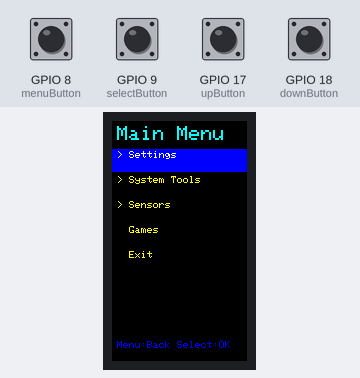
Simulated run of this sketch. Board: ESP32-S3. On the bench: 135×240 colour display. The inputs (shaded band) are chosen by the test bench; at power-on: GPIO 8 (menuButton), GPIO 9 (selectButton), GPIO 17 (upButton), GPIO 18 (downButton) LOW.

Above: at 1.9 s.
2.0 s: GPIO 9 (selectButton) pulled HIGH for 0.15 s
At 2.6 s:
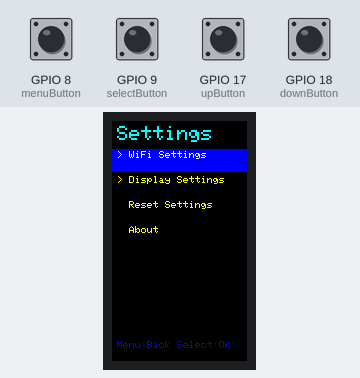
3.6 s: GPIO 18 (downButton) pulled HIGH for 0.15 s
At 4.7 s:
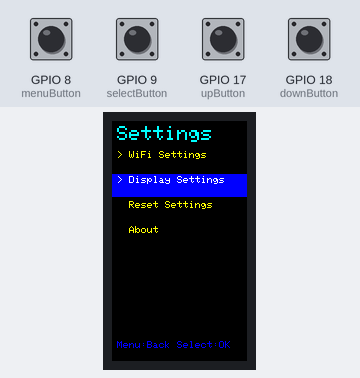
5.2 s: GPIO 9 (selectButton) pulled HIGH for 1 s
At 5.6 s:
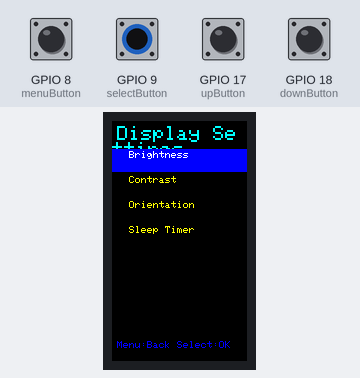
7.7 s: GPIO 18 (downButton) pulled HIGH for 1 s
At 9.0 s:
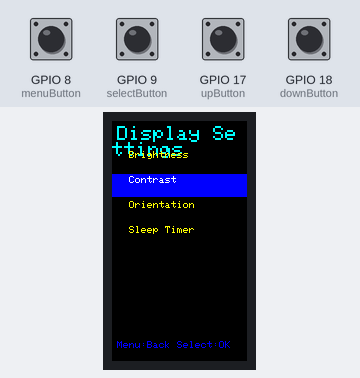
10.2 s: GPIO 9 (selectButton) pulled HIGH for 0.15 s
At 11.4 s:
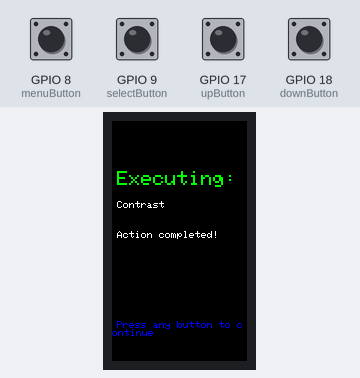
11.8 s: GPIO 8 (menuButton) pulled HIGH for 0.15 s
At 12.5 s:
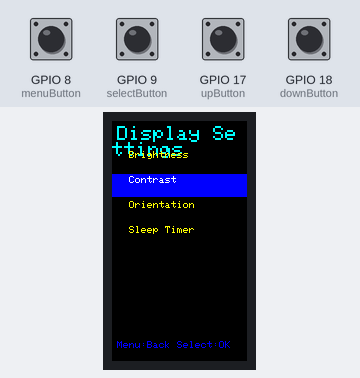
Timing chart, 0 to 14.4 s (numbered marks = the images above; inputs shaded):
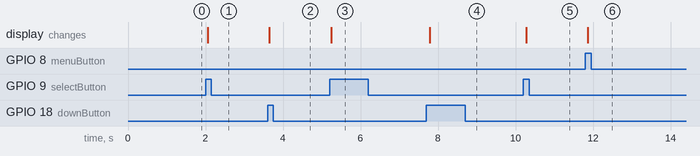

Measured:
- after the input at 2.0 s, the display: changes after 0.06 s (image 1)
- after the input at 3.6 s, the display: changes after 0.05 s (image 2)
- after the input at 5.2 s, the display: changes at once (image 3)
- after the input at 7.7 s, the display: changes after 0.08 s (image 4)
- after the input at 10.2 s, the display: changes after 0.07 s (image 5)
- after the input at 11.8 s, the display: changes after 0.06 s (image 6)

The sketch:

2_Menu_Display.ino
```cpp
/*
  By Ranil Ganlath
  This is for testing basic menus with the IPS Display and the QT Py ESP32-S3 with No PSRAM.
  ESP32-S3 GPIO18 - Pushbutton, Down
  ESP32-S3 GPIO17 - Pushbutton, Up
  ESP32-S3 GPIO9 - Pushbutton, Select
  ESP32-S3 GPIO8 - Pushbutton, Menu/Back
  ESP32-S3 GPIO7 - Battery Sense, (4.3V = 2.96V, 2.8V = 1.93V) (Not wired)
  ESP32-S3 GPIO6 - TFT_BL, BLK (Backlight)
  ESP32-S3 GPIO5 - TFT_CS
  ESP32-S3 GPIO35 - TFT_MOSI
  ESP32-S3 GPIO37 - TFT_DC, DC (Data Command)
  ESP32-S3 GPIO36 - TFT_SCLK, SCL (CLK / SCK)
  ESP32-S3 GPIO16 - TFT_RST, RES (Reset)
  IPS Display Size: 135x240

  IDE Configuration:
  Make sure all the display driver and pin connections are correct by
  editing the User_Setup.h file in the TFT_eSPI library folder.
 #########################################################################
 ###### DON'T FORGET TO UPDATE THE User_Setup.h FILE IN THE LIBRARY ######
 #########################################################################
*/

#define downButton 18
#define upButton 17
#define selectButton 9
#define menuButton 8

#include <TFT_eSPI.h>       // Hardware-specific library
TFT_eSPI tft = TFT_eSPI(135,240);  // Invoke custom library

// Menu structure definitions
struct MenuItem {
  String name;
  int subMenuCount;
  MenuItem* subMenus;
  bool isAction;
};

// Menu state variables
int currentMenuLevel = 0;
int currentSelection[5] = {0, 0, 0, 0, 0}; // Support up to 5 levels deep
MenuItem* currentMenu;
int maxMenuLevels = 5;

// Button debouncing variables
bool lastMenuState = LOW;
bool lastSelectState = LOW;
bool lastUpState = LOW;
bool lastDownState = LOW;
unsigned long lastDebounceTime = 0;
unsigned long debounceDelay = 50;

// Display parameters
const int MENU_ITEM_HEIGHT = 25;
const int MENU_START_Y = 30;
const int MAX_VISIBLE_ITEMS = 7;
int scrollOffset = 0;

// Define submenu items
MenuItem settingsWifiItems[] = {
  {"Connect WiFi", 0, nullptr, true},
  {"Disconnect WiFi", 0, nullptr, true},
  {"WiFi Status", 0, nullptr, true},
  {"Scan Networks", 0, nullptr, true}
};

MenuItem settingsDisplayItems[] = {
  {"Brightness", 0, nullptr, true},
  {"Contrast", 0, nullptr, true},
  {"Orientation", 0, nullptr, true},
  {"Sleep Timer", 0, nullptr, true}
};

MenuItem settingsItems[] = {
  {"WiFi Settings", 4, settingsWifiItems, false},
  {"Display Settings", 4, settingsDisplayItems, false},
  {"Reset Settings", 0, nullptr, true},
  {"About", 0, nullptr, true}
};

MenuItem systemToolsItems[] = {
  {"System Info", 0, nullptr, true},
  {"Memory Usage", 0, nullptr, true},
  {"Restart System", 0, nullptr, true},
  {"Factory Reset", 0, nullptr, true}
};

MenuItem sensorsItems[] = {
  {"Temperature", 0, nullptr, true},
  {"Humidity", 0, nullptr, true},
  {"Pressure", 0, nullptr, true},
  {"Light Level", 0, nullptr, true}
};

// Main menu items
MenuItem mainMenuItems[] = {
  {"Settings", 4, settingsItems, false},
  {"System Tools", 4, systemToolsItems, false},
  {"Sensors", 4, sensorsItems, false},
  {"Games", 0, nullptr, true},
  {"Exit", 0, nullptr, true}
};

// Root menu
MenuItem rootMenu = {"Main Menu", 5, mainMenuItems, false};

void setup() {
  Serial.begin(115200);

  // Initialize buttons (external pulldown resistors)
  pinMode(downButton, INPUT);
  pinMode(upButton, INPUT);
  pinMode(selectButton, INPUT);
  pinMode(menuButton, INPUT);

  // Initialize display
  tft.begin();
  tft.setRotation(0);  // portrait
  tft.fillScreen(TFT_BLACK);
  tft.setSwapBytes(true);
  tft.setTextSize(1);
  tft.setTextColor(TFT_WHITE);

  // Initialize menu system
  currentMenu = &rootMenu;
  currentMenuLevel = 0;

  // Draw initial menu
  drawMenu();

  delay(500);
}

void loop() {
  // Read button states (with external pulldown resistors)
  bool menuButtonState = digitalRead(menuButton);
  bool selectButtonState = digitalRead(selectButton);
  bool upButtonState = digitalRead(upButton);
  bool downButtonState = digitalRead(downButton);

  // Handle button presses with debouncing
  if (menuButtonState && !lastMenuState && (millis() - lastDebounceTime) > debounceDelay) {
    handleMenuButton();
    lastDebounceTime = millis();
  }

  if (selectButtonState && !lastSelectState && (millis() - lastDebounceTime) > debounceDelay) {
    handleSelectButton();
    lastDebounceTime = millis();
  }

  if (upButtonState && !lastUpState && (millis() - lastDebounceTime) > debounceDelay) {
    handleUpButton();
    lastDebounceTime = millis();
  }

  if (downButtonState && !lastDownState && (millis() - lastDebounceTime) > debounceDelay) {
    handleDownButton();
    lastDebounceTime = millis();
  }

  // Update button states
  lastMenuState = menuButtonState;
  lastSelectState = selectButtonState;
  lastUpState = upButtonState;
  lastDownState = downButtonState;

  delay(50);
}

void drawMenu() {
  tft.fillScreen(TFT_BLACK);

  // Draw title
  tft.setTextColor(TFT_CYAN);
  tft.setTextSize(2);
  tft.setCursor(5, 5);
  tft.println(currentMenu->name);

  // Draw menu items
  tft.setTextSize(1);
  int itemCount = currentMenu->subMenuCount;

  // Calculate visible range
  int currentPos = currentSelection[currentMenuLevel];
  if (currentPos < scrollOffset) {
    scrollOffset = currentPos;
  }
  if (currentPos >= scrollOffset + MAX_VISIBLE_ITEMS) {
    scrollOffset = currentPos - MAX_VISIBLE_ITEMS + 1;
  }

  for (int i = 0; i < MAX_VISIBLE_ITEMS && (i + scrollOffset) < itemCount; i++) {
    int itemIndex = i + scrollOffset;
    int yPos = MENU_START_Y + (i * MENU_ITEM_HEIGHT);

    // Highlight selected item
    if (itemIndex == currentPos) {
      tft.fillRect(0, yPos - 2, 135, MENU_ITEM_HEIGHT - 2, TFT_BLUE);
      tft.setTextColor(TFT_WHITE);
    } else {
      tft.setTextColor(TFT_YELLOW);
    }

    tft.setCursor(5, yPos);

    // Add indicator for submenus
    if (!currentMenu->subMenus[itemIndex].isAction) {
      tft.print("> ");
    } else {
      tft.print("  ");
    }

    tft.print(currentMenu->subMenus[itemIndex].name);
  }

  // Draw scroll indicators
  if (scrollOffset > 0) {
    tft.setTextColor(TFT_GREEN);
    tft.setCursor(120, MENU_START_Y);
    tft.print("^");
  }

  if (scrollOffset + MAX_VISIBLE_ITEMS < itemCount) {
    tft.setTextColor(TFT_GREEN);
    tft.setCursor(120, MENU_START_Y + (MAX_VISIBLE_ITEMS - 1) * MENU_ITEM_HEIGHT);
    tft.print("v");
  }

  // Draw navigation help
  tft.setTextColor(TFT_BLUE);
  tft.setTextSize(1);
  tft.setCursor(5, 220);
  tft.print("Menu:Back Select:OK");
}

void handleMenuButton() {
  // Go back to previous menu level
  if (currentMenuLevel > 0) {
    currentMenuLevel--;
    currentSelection[currentMenuLevel + 1] = 0; // Reset submenu selection
    scrollOffset = 0;

    // Navigate back to parent menu
    currentMenu = &rootMenu;
    for (int i = 0; i < currentMenuLevel; i++) {
      currentMenu = &currentMenu->subMenus[currentSelection[i]];
    }

    drawMenu();
  }
}

void handleSelectButton() {
  int currentPos = currentSelection[currentMenuLevel];
  MenuItem* selectedItem = &currentMenu->subMenus[currentPos];

  if (selectedItem->isAction) {
    // Execute action
    executeAction(selectedItem->name);
  } else {
    // Navigate to submenu
    if (currentMenuLevel < maxMenuLevels - 1) {
      currentMenuLevel++;
      currentSelection[currentMenuLevel] = 0;
      scrollOffset = 0;
      currentMenu = selectedItem;
      drawMenu();
    }
  }
}

void handleUpButton() {
  if (currentSelection[currentMenuLevel] > 0) {
    currentSelection[currentMenuLevel]--;
    drawMenu();
  }
}

void handleDownButton() {
  if (currentSelection[currentMenuLevel] < currentMenu->subMenuCount - 1) {
    currentSelection[currentMenuLevel]++;
    drawMenu();
  }
}

void executeAction(String actionName) {
  // Clear screen and show action
  tft.fillScreen(TFT_BLACK);
  tft.setTextColor(TFT_GREEN);
  tft.setTextSize(2);
  tft.setCursor(5, 50);
  tft.println("Executing:");

  tft.setTextColor(TFT_WHITE);
  tft.setTextSize(1);
  tft.setCursor(5, 80);
  tft.println(actionName);

  // Show some feedback based on action
  tft.setCursor(5, 110);
  if (actionName == "Connect WiFi") {
    tft.println("Connecting to WiFi...");
    delay(2000);
    tft.setCursor(5, 130);
    tft.println("Connected!");
  } else if (actionName == "System Info") {
    tft.println("ESP32-S3 Info:");
    tft.setCursor(5, 130);
    tft.println("Free Heap: " + String(ESP.getFreeHeap()));
    tft.setCursor(5, 150);
    tft.println("CPU Freq: " + String(ESP.getCpuFreqMHz()) + " MHz");
  } else if (actionName == "Restart System") {
    tft.println("Restarting in 3 seconds...");
    delay(3000);
    ESP.restart();
  } else if (actionName == "Temperature") {
    tft.println("Temperature: 25.6°C");
  } else if (actionName == "Exit") {
    tft.fillScreen(TFT_BLACK);
    tft.setTextColor(TFT_RED);
    tft.setTextSize(2);
    tft.setCursor(20, 100);
    tft.println("Goodbye!");
    delay(2000);
  } else {
    tft.println("Action completed!");
  }

  // Wait for button press to continue
  tft.setTextColor(TFT_BLUE);
  tft.setCursor(5, 200);
  tft.println("Press any button to continue");

  // Wait for button release first
  while (digitalRead(selectButton) || digitalRead(menuButton) ||
         digitalRead(upButton) || digitalRead(downButton)) {
    delay(50);
  }

  // Wait for button press
  while (!digitalRead(selectButton) && !digitalRead(menuButton) &&
         !digitalRead(upButton) && !digitalRead(downButton)) {
    delay(50);
  }

  // Redraw current menu
  drawMenu();
}
```
